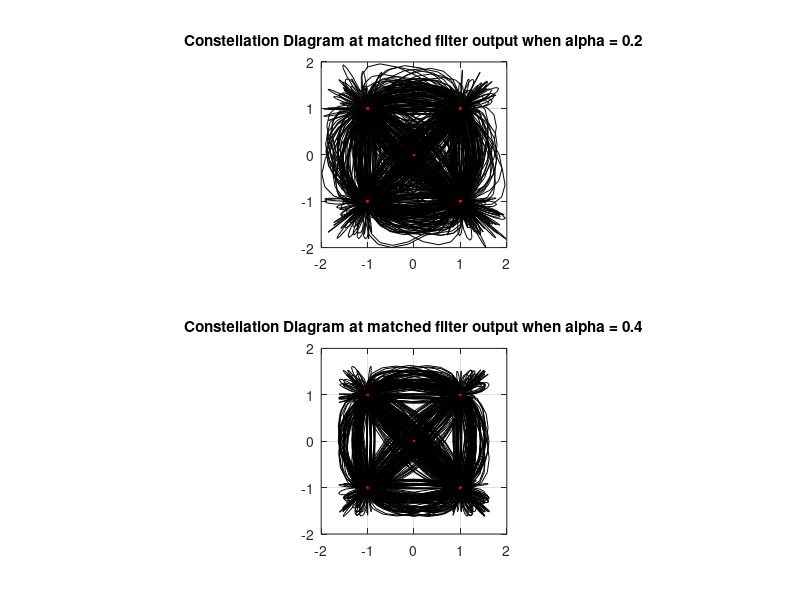

MATLAB code for this plot: (Note: this script raises an error after producing the figure.)
clear
load workspace
close all
limvals =[-2 2]
subplot(2,1,1)
plot(y1, 'k')
grid on
axis('square')
hold on
plot(y1(1:8:8*N),'r.')
title('Constellation Diagram at matched filter output when alpha = 0.2')
ylim(limvals)
xlim(limvals)

subplot(2,1,2)
plot(y2, 'k')
grid on
axis('square')
hold on
plot(y2(1:8:8*N),'r.')
title('Constellation Diagram at matched filter output when alpha = 0.4')
ylim(limvals)
xlim(limvals)

save('workspace.mat')